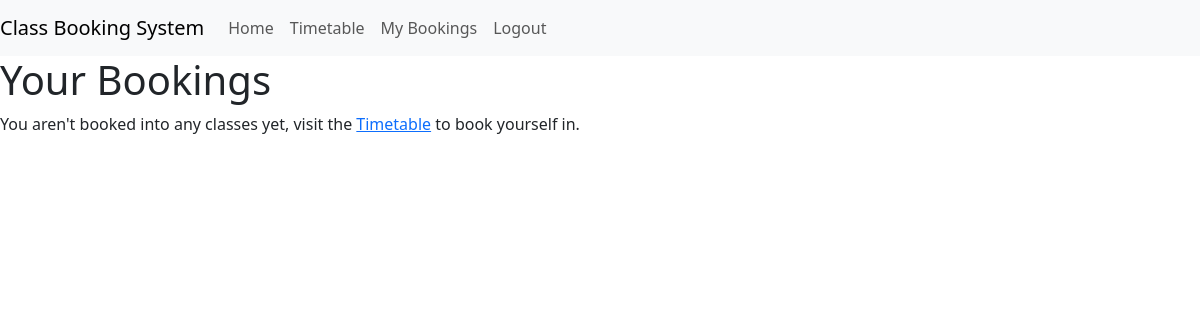
Before: /view_bookings.html (signed in) with the older database file.
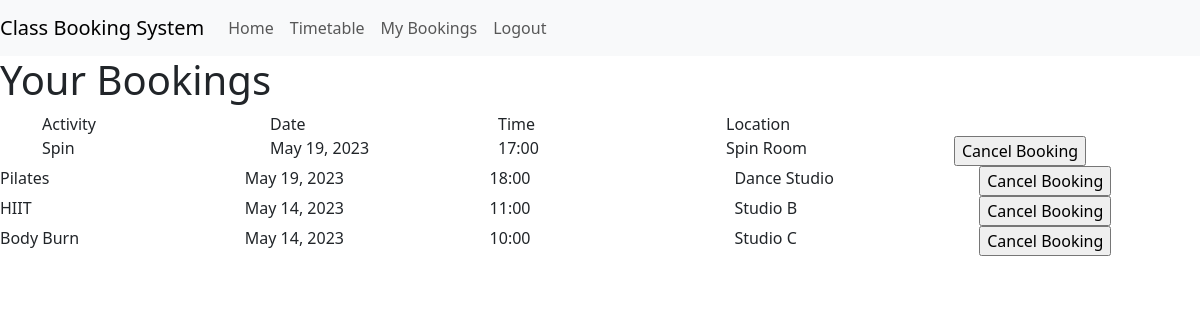
After: the same page with the newer database file.
### classbooking_app/models.py (models this page shows, shortened)
class Booking(models.Model):
    session = models.ForeignKey(Session, on_delete=models.CASCADE)
    user = models.CharField(
        max_length=50,
        null=False,
        blank=False,
        default="test_user"
        )
    confirmed = models.BooleanField(default=False)

class Session(models.Model):
    activity = models.ForeignKey(Activity, on_delete=models.CASCADE)
    date = models.DateField(default=date.today())
    time = models.TimeField(default=datetime.now())
    spaces = models.IntegerField(default=25)
    location = models.CharField(max_length=50, default='Studio A')
    running = models.BooleanField(default=True)

class Activity(models.Model):
    name = models.CharField(
        max_length=50,
        null=False,
        blank=False,
        default="test_class"
        )
    description = models.CharField(
        max_length=50,
        null=False,
        blank=False,
        default="test_description"
        )
    image = models.CharField(
        max_length=20,
        null=False,
        blank=False,
        default="test_image")
    capacity = models.IntegerField(
        null=False,
        blank=False,
        default=25
    )
    duration = models.CharField(
        max_length=5,
        null=False,
        blank=False,
        default="1hr"
    )

### classbooking_app/views.py (the view, shortened to what this page needs)
# urls.py: path('view_bookings.html', views.view_bookings, name='view_bookings'),
def view_bookings(request):
    user = request.user
    cancel_id = ""
    bookings = Booking.objects.filter(user=user)
    context = {
        'bookings': bookings,
        'cancel_id': cancel_id,
        }
    return render(request, 'classbooking_app/view_bookings.html', context)

### classbooking_app/templates/classbooking_app/view_bookings.html (shortened to what this page needs)
{% extends 'classbooking_app/base.html' %}
{% block contentbody %}
<h1>Your Bookings</h1>
<form method="POST" id="cancel-form">
{% if bookings|length > 0 %}
<div class="container">
 <div class="row">
   <div class="col">Activity</div>
   <div class="col">Date</div>
   <div class="col">Time</div>
   <div class="col">Location</div>
   <div class="col"></div>
 </div>
 {% for booking in bookings %}
 <div class="row run-{{ booking.session.running }}">
   <div class="col">{{ booking.session.activity.name }}</div>
   <div class="col">{{ booking.session.date }}</div>
   <div class="col">{{ booking.session.time | time:"G:i" }}</div>
   <div class="col">{{ booking.session.location }}</div>
   <div class="col">
    {% if booking.session.running == False %}
    <div>Apologies, the gym has had to cancel this class.</div>
    {% else %}
     <input class="cancel-button run-{{ booking.session.running }}-btn" type="button" value="Cancel Booking" id="{{ booking.session.id }}-view" data-toggle="modal" data-target="#modal-{{ booking.session.id }}">
    {% endif %}
    </div>
 </div>
</div>
</form>
{% endfor %}
{% else %}
<p>
  You aren't booked into any classes yet, visit the <a href="/timetable.html" id="timetable-link">Timetable</a> to book yourself in.
</p>
{% endif %}
{% endblock %}

### classbooking_app/templates/classbooking_app/base.html (shortened to what this page needs)
{% load static %}
<!DOCTYPE html>
<html lang="en">
<head>
    <link href="https://cdn.jsdelivr.net/npm/bootstrap@5.3.0-alpha1/dist/css/bootstrap.min.css" rel="stylesheet">
    <link rel="stylesheet" href="../../static/classbooking_app/css/style.css?2">
</head>
<body>
    <nav class="navbar navbar-expand-sm navbar-light bg-light">
        <a class="navbar-brand" href="/">Class Booking System</a>
        <div class="collapse navbar-collapse" id="navbarNav">
          <ul class="navbar-nav">
            <li class="nav-item active">
              <a class="nav-link" href="/">Home <span class="sr-only">(current)</span></a>
            </li>
            {% if user.is_authenticated %}
            <li class="nav-item">
                <a class="nav-link" href="/timetable.html" id="timetable-link">Timetable</a>
            </li>
            <li class="nav-item">
              <a class="nav-link" href="/view_bookings.html">My Bookings</a>
            </li>
            {% endif %}
            <li class="nav-item">
              {% if user.is_authenticated %}
              <a class="nav-link" href="{% url 'logout' %}">
                Logout
              </a>
                {% else %}
                <a class="nav-link" href="{% url 'login' %}">
                  Login
                </a>
                {% endif %}
            </li>
          </ul>
        </div>
      </nav>
{% block contentbody %}
{% endblock %}
</body>
</html>

Changed rows visible on the page:
added Booking: session.activity.name "Spin", session "May 19, 2023", session.time "17:00", session.location "Spin Room"
added Booking: session.activity.name "Pilates", session "May 19, 2023", session.time "18:00", session.location "Dance Studio"
added Booking: session.activity.name "HIIT", session "May 14, 2023", session.time "11:00", session.location "Studio B"
added Booking: session.activity.name "Body Burn", session "May 14, 2023", session.time "10:00", session.location "Studio C"
Other visible differences:
text no longer shown: "You aren't booked into any classes yet, visit the Timetable to book yourself in."
text now shown: "Activity Date Time Location"
